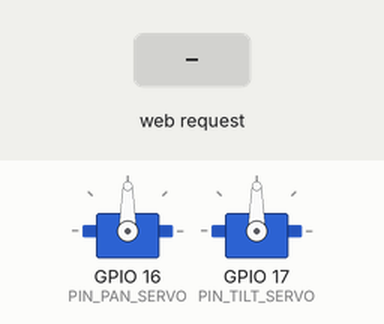
This sketch was run on a simulated ESP32. Shown: 2 × servo. The test bench sets the inputs (shaded band). What the sketch prints to the serial monitor is not drawn.

Above: at 1.9 s.
2.0 s: HTTP request GET /o?b=120 received
At 2.5 s:
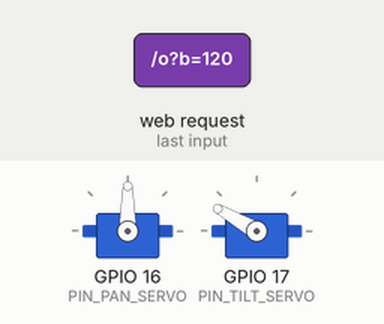
4.5 s: HTTP request GET /o?g=120 received
At 5.3 s:
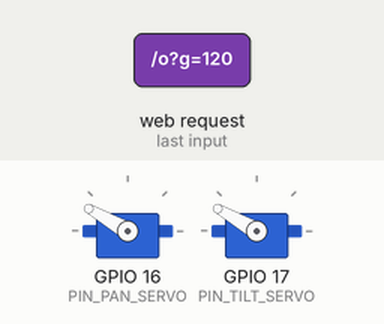
7.0 s: HTTP request GET /o?b=1 received
At 7.4 s:
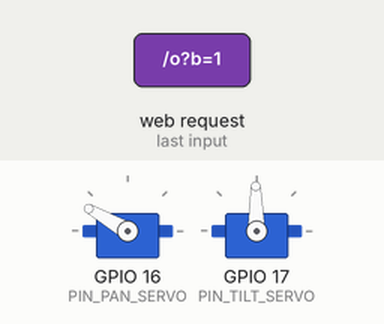
Timing chart, 0 to 10.0 s (numbered marks = the images above; inputs shaded):
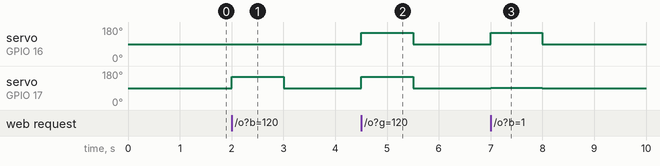

The sketch:

HeadTrack_Test.ino
```cpp
// ============================================================
// HeadTrack_Test — 手機 IMU 透過 WiFi 控制飛機端 servo(頭追原型)
// 燒到飛機 LOLIN D32(ESP32-WROOM-32)。**獨立 sketch,不影響 Drone_FC_Full**。
//
// 用法:
//   1. 燒這支到 LOLIN D32(arduino-cli FQBN esp32:esp32:lolin_d32)
//   2. ESP32 開機開啟 WiFi AP「HeadTrack」(密碼 "head1234")
//   3. 手機連 HeadTrack WiFi
//   4. 瀏覽器開 http://192.168.4.1
//   5. 網頁要求權限讀 IMU,允許
//   6. 動手機 → Serial 印 alpha/beta/gamma + servo 寫入值
//   7. 兩顆 SG90 servo 接 GPIO 16/17,5V/GND 從 buck → 看是不是跟著動
//
// 為什麼可以直接讀手機 IMU:
//   - 現代瀏覽器(Chrome/Safari)的 DeviceOrientation API
//   - 不用裝任何 App,純網頁 + JavaScript
//   - HTTPS 限制:iOS 14+ 需要 HTTPS 才能授權,Android 一般 OK
//     如果 iOS 不行,要外接 HTTPS proxy 或用其他方法
//
// 注意:
//   - WiFi 跟 NRF24 都 2.4GHz → 同時開會互擾
//   - 這支 sketch 沒 NRF24,純頭追測試
//   - 整合到 Drone_FC_Full 之後要處理 WiFi + NRF24 共存(可以,但要小心)
// ============================================================

#include <WiFi.h>
#include <WebServer.h>
#include <ESP32Servo.h>

// ---- WiFi AP 設定(公開,非敏感)----
const char* AP_SSID = "HeadTrack";
const char* AP_PASS = "head1234";

// ---- Servo 腳位 ----
#define PIN_PAN_SERVO   16    // 左右(yaw)
#define PIN_TILT_SERVO  17    // 上下(pitch)

WebServer server(80);
Servo panServo, tiltServo;

// 從手機收到的角度
float lastAlpha = 0;   // 0~360,繞 Z 軸(yaw 方向,指南針)
float lastBeta  = 0;   // -180~180,繞 X 軸(pitch,前後傾)
float lastGamma = 0;   // -90~90,繞 Y 軸(roll,左右傾)

// 上次收到資料的時間(超過 1 秒沒資料 → 失聯,servo 回中位)
unsigned long lastDataMs = 0;

// 寫入 servo,把手機角度映射成 servo 角度
// 2026-06-09 改用 beta + gamma(手機橫放上下左右直觀對應),不用 alpha(指南針)
void writeServos() {
  // γ(gamma,-90~+90)左右傾 → pan servo
  // 手機左傾 = γ 負 → pan 左
  // 手機右傾 = γ 正 → pan 右
  float panAngle = constrain(lastGamma, -60.0f, 60.0f);
  int pan = map((int)panAngle, -60, 60, 30, 150);

  // β(beta,-180~+180)上下傾 → tilt servo
  // 手機後拉(上緣靠近)= β 正 → tilt 上
  // 手機前推(上緣推離)= β 負 → tilt 下
  // 橫放時 β 圍繞 ±90 附近,clamp 在 ±60 中心
  float tiltAngle = constrain(lastBeta, -60.0f, 60.0f);
  int tilt = map((int)tiltAngle, -60, 60, 30, 150);

  panServo.write(pan);
  tiltServo.write(tilt);
}

// HTTP 根路徑:回傳 HTML 頁面(手機開這個)
void handleRoot() {
  String html =
    "<!DOCTYPE html><html><head><meta charset='utf-8'>"
    "<meta name='viewport' content='width=device-width,initial-scale=1'>"
    "<title>HeadTrack</title>"
    "<style>"
    "body{font-family:sans-serif;margin:15px;background:#111;color:#0f0;}"
    "button{font-size:20px;padding:10px 20px;margin:8px 0;background:#0a0;color:#fff;border:0;border-radius:4px;}"
    "h1{font-size:18px;}"
    "p{font-size:14px;margin:4px 0;}"
    ".v{font-size:24px;font-family:monospace;color:#ff0;}"
    "#log{font-size:11px;color:#aaa;margin-top:10px;}"
    "</style></head><body>"
    "<h1>HeadTrack(手機 → 飛機 servo)</h1>"
    "<p id='status'>偵測中...</p>"
    "<hr><h2>方案 A:滑桿手動控制(不靠 sensor)</h2>"
    "<p>Pan(左右):<span class='v' id='ps'>0</span></p>"
    "<input type='range' min='-60' max='60' value='0' id='panS' "
    "oninput='ps.innerText=this.value;sendSlider()' style='width:100%;height:40px;'>"
    "<p>Tilt(上下):<span class='v' id='ts'>0</span></p>"
    "<input type='range' min='-60' max='60' value='0' id='tiltS' "
    "oninput='ts.innerText=this.value;sendSlider()' style='width:100%;height:40px;'>"
    "<hr><h2>方案 B:手機 IMU(自動)</h2>"
    "<button onclick='reqIOS()' id='btn'>iOS 點此授權</button>"
    "<p>α(yaw):<span class='v' id='a'>--</span></p>"
    "<p>β(pitch):<span class='v' id='b'>--</span></p>"
    "<p>γ(roll):<span class='v' id='g'>--</span></p>"
    "<p id='log'>等待事件...</p>"
    "<script>"
    "var lastSend = 0, count = 0, lastSliderSend = 0;"
    "function setStatus(s) { document.getElementById('status').innerText = s; }"
    "function setLog(s) { document.getElementById('log').innerText = s; }"
    "function sendSlider() {"
    "  var now = Date.now();"
    "  if (now - lastSliderSend < 30) return;"   // 限 30Hz 避免送太快
    "  lastSliderSend = now;"
    "  var pan = document.getElementById('panS').value;"
    "  var tilt = document.getElementById('tiltS').value;"
    "  fetch('/o?a=' + pan + '&b=' + tilt + '&g=0').catch(function(){});"
    "}"
    "function onOrient(e) {"
    "  count++;"
    "  document.getElementById('a').innerText = (e.alpha==null?0:e.alpha).toFixed(1);"
    "  document.getElementById('b').innerText = (e.beta==null?0:e.beta).toFixed(1);"
    "  document.getElementById('g').innerText = (e.gamma==null?0:e.gamma).toFixed(1);"
    "  setLog('收到事件: ' + count + ' 次');"
    "  var now = Date.now();"
    "  if (now - lastSend > 50) {"
    "    lastSend = now;"
    "    var a = e.alpha==null?0:e.alpha, b = e.beta==null?0:e.beta, g = e.gamma==null?0:e.gamma;"
    "    fetch('/o?a=' + a + '&b=' + b + '&g=' + g).catch(function(){});"
    "  }"
    "}"
    "function attach() {"
    "  window.addEventListener('deviceorientation', onOrient);"
    "  setStatus('已 attach,等事件...');"
    "}"
    "function reqIOS() {"
    "  setStatus('呼叫 iOS requestPermission...');"
    "  try {"
    "    DeviceOrientationEvent.requestPermission().then(function(p) {"
    "      if (p === 'granted') { attach(); document.getElementById('btn').style.display='none'; }"
    "      else { setStatus('iOS 拒絕: ' + p); }"
    "    }).catch(function(err) { setStatus('iOS 錯誤: ' + err.message); });"
    "  } catch(e) { setStatus('reqIOS 異常: ' + e.message); }"
    "}"
    // 立刻執行,不用 window.onload
    "var hasDOE = typeof DeviceOrientationEvent !== 'undefined';"
    "var hasReq = hasDOE && typeof DeviceOrientationEvent.requestPermission === 'function';"
    "setStatus('偵測:DOE=' + hasDOE + ' reqPerm=' + hasReq);"
    "if (hasReq) {"
    // iOS:等使用者按按鈕
    "  setStatus('iOS 偵測,點下方按鈕授權');"
    "} else if (hasDOE) {"
    // Android / 桌面:直接 attach
    "  attach();"
    "  document.getElementById('btn').style.display = 'none';"
    "} else {"
    "  setStatus('瀏覽器不支援 DeviceOrientationEvent');"
    "}"
    // 5 秒後如果還沒收到事件,提示可能 HTTP/HTTPS 問題
    "setTimeout(function() {"
    "  if (count === 0) {"
    "    setLog('5 秒沒收到事件 → 多半 Chrome Android 在 HTTP 環境封鎖了 sensor。'"
    "          + ' 試 Firefox 或 DuckDuckGo 瀏覽器,或 chrome://flags 開 #unsafely-treat-insecure-origin-as-secure');"
    "  }"
    "}, 5000);"
    "</script></body></html>";
  server.send(200, "text/html; charset=utf-8", html);
}

// HTTP /o?a=X&b=Y&g=Z:接收手機 IMU 資料
void handleOrient() {
  if (server.hasArg("a")) lastAlpha = server.arg("a").toFloat();
  if (server.hasArg("b")) lastBeta  = server.arg("b").toFloat();
  if (server.hasArg("g")) lastGamma = server.arg("g").toFloat();
  lastDataMs = millis();
  writeServos();
  server.send(200, "text/plain", "OK");
}

void setup() {
  Serial.begin(115200);
  delay(500);
  Serial.println("\n=== HeadTrack 原型啟動 ===");

  // Servo 初始化,中位
  panServo.attach(PIN_PAN_SERVO);
  tiltServo.attach(PIN_TILT_SERVO);
  panServo.write(90);
  tiltServo.write(90);
  Serial.printf("[+] Servo:Pan=GPIO%d Tilt=GPIO%d,先到中位 90°\n",
                PIN_PAN_SERVO, PIN_TILT_SERVO);

  // WiFi AP 模式
  WiFi.mode(WIFI_AP);
  WiFi.softAP(AP_SSID, AP_PASS);
  delay(200);
  Serial.printf("[+] WiFi AP「%s」啟動,IP = %s\n",
                AP_SSID, WiFi.softAPIP().toString().c_str());
  Serial.printf("    密碼:%s\n", AP_PASS);
  Serial.println("    手機連 HeadTrack → 瀏覽器開 http://192.168.4.1");

  // HTTP 路由
  server.on("/", handleRoot);
  server.on("/o", handleOrient);
  server.begin();
  Serial.println("[+] HTTP server 啟動");
}

void loop() {
  server.handleClient();

  // 失聯保護:1 秒沒資料 → servo 回中位
  if (millis() - lastDataMs > 1000) {
    panServo.write(90);
    tiltServo.write(90);
  }

  // 每秒 Serial 印一次當前角度
  static unsigned long lastPrint = 0;
  if (millis() - lastPrint > 1000) {
    lastPrint = millis();
    Serial.printf("[head] α=%.1f β=%.1f γ=%.1f | pan=%d tilt=%d\n",
                  lastAlpha, lastBeta, lastGamma,
                  panServo.read(), tiltServo.read());
  }
}
```

Measured:
- after the input at 2.0 s, servo on GPIO 17 (PIN_TILT_SERVO): 90° → 150° at once, → 90° 1.0 s later
- after the input at 4.5 s, servo on GPIO 16 (PIN_PAN_SERVO), servo on GPIO 17 (PIN_TILT_SERVO): 90° → 150° at once, → 90° 1.0 s later
- after the input at 7.0 s, servo on GPIO 16 (PIN_PAN_SERVO): 90° → 150° at once, → 90° 1.0 s later; servo on GPIO 17 (PIN_TILT_SERVO): 90° → 91° at once, → 90° 1.0 s later
